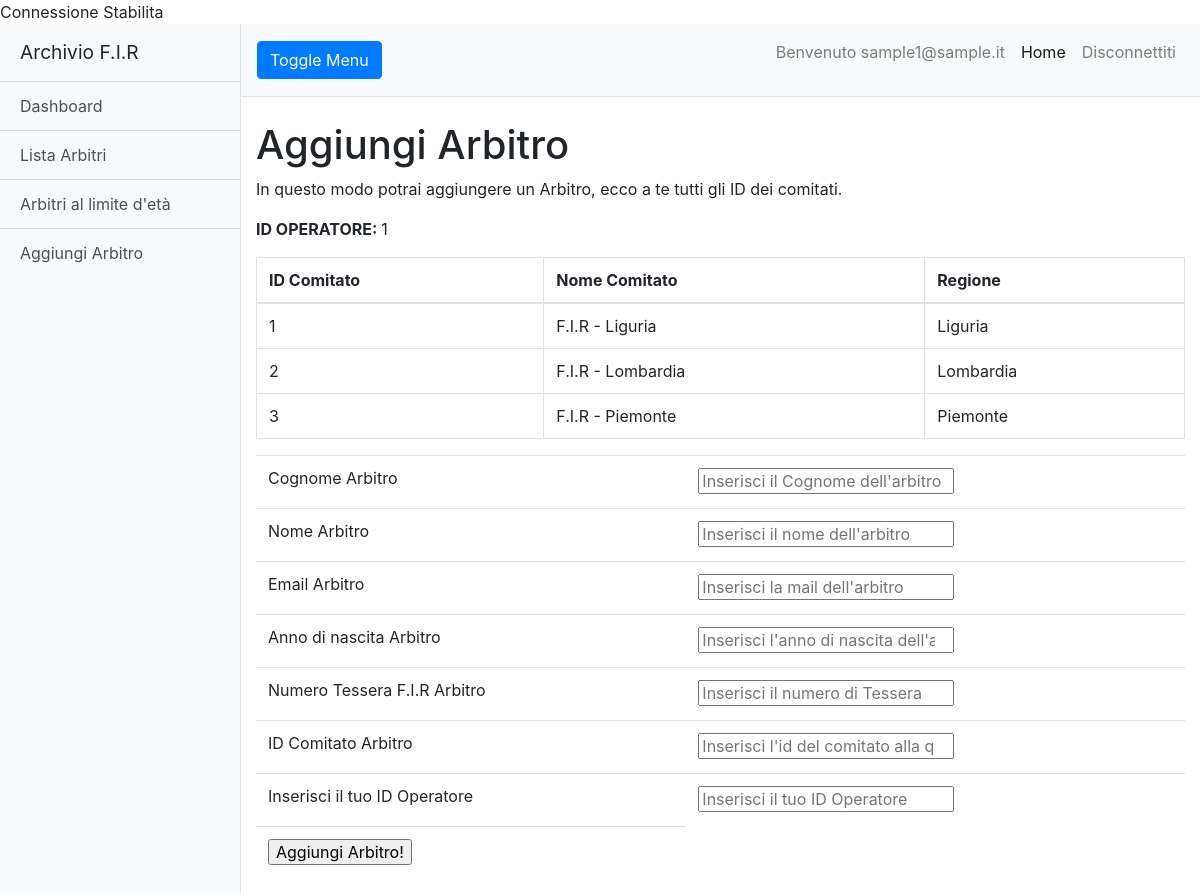
Page /webapplication/addreferee.php (signed in) on the committed database.
### tables this page shows
CREATE TABLE `addetto` (
  `id_Addetto` int(255) NOT NULL,
  `nome` varchar(255) DEFAULT NULL,
  `cognome` varchar(255) DEFAULT NULL,
  `mail` text DEFAULT NULL,
  `psw` varchar(255) DEFAULT NULL
);

CREATE TABLE `comitato` (
  `id_comitato` int(255) NOT NULL,
  `nome_comitato` varchar(255) DEFAULT NULL,
  `regione` varchar(255) DEFAULT NULL
);

### webapplication/addreferee.php (the view, shortened to what this page needs)
<?php
    require ("../config/db_driver.php");
?>
<!DOCTYPE html>
<html lang="en">
<head>
  <link href="vendor/bootstrap/css/bootstrap.min.css" rel="stylesheet">
  <link href="css/simple-sidebar.css" rel="stylesheet">
</head>
<body>
  <div class="d-flex" id="wrapper">
    <div class="bg-light border-right" id="sidebar-wrapper">
      <div class="sidebar-heading">Archivio F.I.R </div>
      <div class="list-group list-group-flush">
        <a href="index.php" class="list-group-item list-group-item-action bg-light">Dashboard</a>
        <a href="reflist.php" class="list-group-item list-group-item-action bg-light">Lista Arbitri</a>
          <a href="refold.php" class="list-group-item list-group-item-action bg-light">Arbitri al limite d'età </a>
          <?php
          if($_SESSION['secretary']){
              echo'<a href="addreferee.php" class="list-group-item list-group-item-action bg-light">Aggiungi Arbitro</a>';
          }
          ?>
      </div>
    </div>
    <div id="page-content-wrapper">
      <nav class="navbar navbar-expand-lg navbar-light bg-light border-bottom">
        <button class="btn btn-primary" id="menu-toggle">Toggle Menu</button>
        <div class="collapse navbar-collapse" id="navbarSupportedContent">
            <ul class="navbar-nav ml-auto mt-2 mt-lg-0">
                <li class="nav-item">
                    <p class="nav-link">Benvenuto <?php echo $_SESSION['mail']?></p>
                </li>
          <ul class="navbar-nav ml-auto mt-2 mt-lg-0">
            <li class="nav-item active">
              <a class="nav-link" href="index.php">Home <span class="sr-only">(current)</span></a>
            </li>
              <li class="nav-item">
                  <a class="nav-link" href="logout.php">Disconnettiti</a>
              </li>
          </ul>
        </div>
      </nav>
      <div class="container-fluid">
        <h1 class="mt-4">Aggiungi Arbitro</h1>
          <p>In questo modo potrai aggiungere un Arbitro, ecco a te tutti gli ID dei comitati.</p>
          <?php
            $op = $_SESSION['mail'];
            $operatore = "SELECT id_Addetto FROM addetto WHERE mail='".$op."'";
            $recuperaid = mysqli_query($conn,$operatore);
            $yourId = mysqli_fetch_assoc($recuperaid);
          ?>
          <p> <b> ID OPERATORE: </b> <?php echo($yourId['id_Addetto']); ?> </p>
          <table class="table table-bordered" id="dataTable" width="100%" cellspacing="0">
              <thead>
              <tr>
                  <th>ID Comitato</th>
                  <th>Nome Comitato</th>
                  <th>Regione</th>
              </tr>
              </thead>
              <?php
              $query = "SELECT * FROM comitato";
              $result = mysqli_query($conn,$query);
              while($row = mysqli_fetch_array($result)){
                  echo "<tr>
            <td>{$row['id_comitato']}</td>
            <td>{$row['nome_comitato']}</td>
            <td>{$row['regione']}</td>
            </tr>
    ";
              }
              ?>
          </table>
          <form method="POST" action="../action/reftodb.php">
              <table class="table id="dataTable" width="100%" cellspacing="0">
                  <tr>
                    <td>
                        <label> Cognome Arbitro</label>
                    </td>
                      <td>
                          <input type="text" placeholder="Inserisci il Cognome dell'arbitro" name="cognomeRef">
                      </td>
                  </tr>
              <tr>
                  <td>
                      <label> Nome Arbitro</label>
                  </td>
                  <td>
                      <input type="text" placeholder="Inserisci il nome dell'arbitro" name="nomeRef">
                  </td>
              </tr>
              <tr>
                  <td>
                      <label> Email Arbitro</label>
                  </td>
                  <td>
                      <input type="email" placeholder="Inserisci la mail dell'arbitro" name="mailRef">
                  </td>
              </tr>
              <tr>
                  <td>
                      <label> Anno di nascita Arbitro</label>
                  </td>
                  <td>
                      <input type="number" placeholder="Inserisci l'anno di nascita dell'arbitro" name="annoRef">
                  </td>
              <tr>
                  <td>
                      <label> Numero Tessera F.I.R Arbitro</label>
                  </td>
                  <td>
                      <input type="number" placeholder="Inserisci il numero di Tessera" name="tesserafir">
                  </td>
              </tr>
              <tr>
                  <td>
                      <label> ID Comitato Arbitro</label>
                  </td>
                  <td>
                      <input type="number" placeholder="Inserisci l'id del comitato alla quale appartiene l'arbitro" name="ideComitato">
                  </td>
              </tr>
              <tr>
                  <td>
                      <label> Inserisci il tuo ID Operatore</label>
                  </td>
                  <td>
                      <input type="number" placeholder="Inserisci il tuo ID Operatore" name="ideOperatore">
                  </td>
              </tr>
              <tr>
                <td>
                    <input type="submit" value="Aggiungi Arbitro!"
                </td>
              </tr>
              </table>
          </form>
      </div>
    </div>
  </div>
</body>
</html>

### webapplication/css/simple-sidebar.css (style rules this page uses)
body { overflow-x: hidden; }
#sidebar-wrapper { min-height: 100vh; margin-left: -15rem; -webkit-transition: margin .25s ease-out; -moz-transition: margin .25s ease-out; -o-transition: margin .25s ease-out; transition: margin .25s ease-out; }
#sidebar-wrapper .sidebar-heading { padding: 0.875rem 1.25rem; font-size: 1.2rem; }
#sidebar-wrapper .list-group { width: 15rem; }
#page-content-wrapper { min-width: 100vw; }
@media (min-width: 768px) { #sidebar-wrapper { margin-left: 0; } }
@media (min-width: 768px) { #page-content-wrapper { min-width: 0; width: 100%; } }

### rows in the picture
addetto: id_Addetto "1"
comitato: id_comitato "1", nome_comitato "F.I.R - Liguria", regione "Liguria"
comitato: id_comitato "2", nome_comitato "F.I.R - Lombardia", regione "Lombardia"
comitato: id_comitato "3", nome_comitato "F.I.R - Piemonte", regione "Piemonte"

### other values in the picture
$_SESSION['mail'] "sample1@sample.it"
